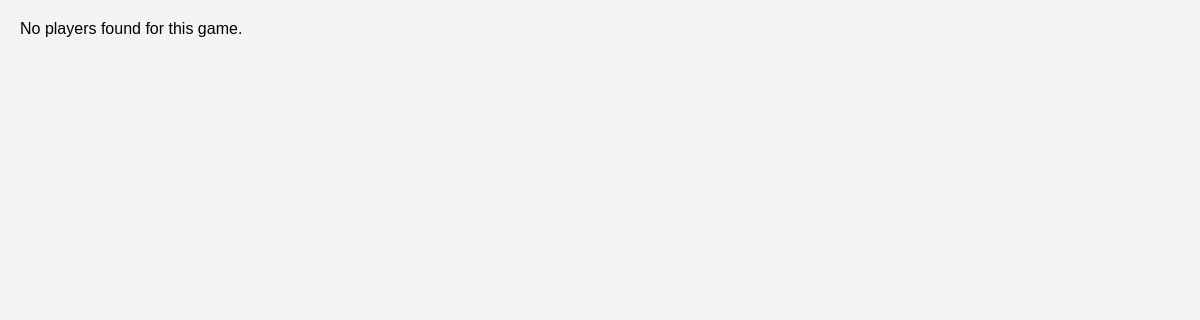
Before: /pages/games.php?title=God+of+War with the older database file.
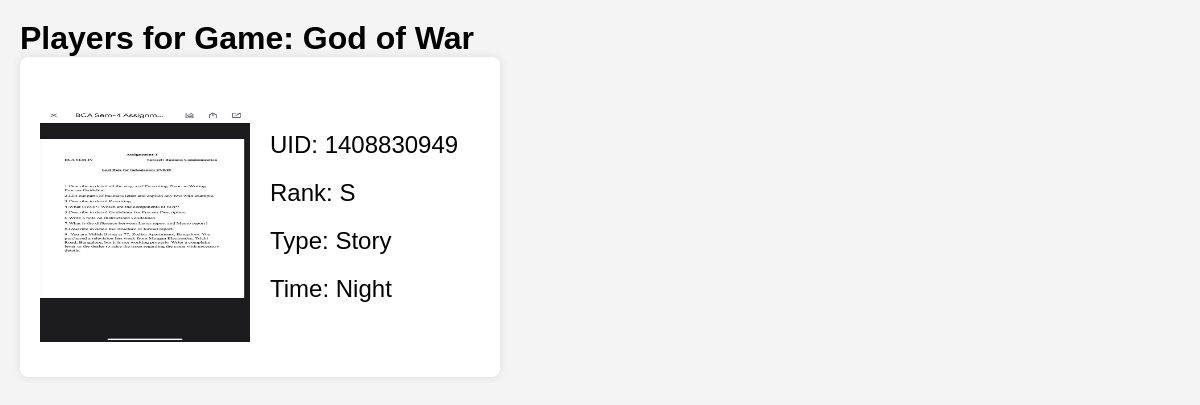
After: the same page with the newer database file.
### tables this page shows
CREATE TABLE `players` (
  `player_id` int(11) NOT NULL,
  `profile_image` varchar(255) NOT NULL,
  `game_id` int(11) NOT NULL,
  `uid` varchar(255) NOT NULL,
  `rank` varchar(255) NOT NULL,
  `type` varchar(255) NOT NULL,
  `time` varchar(255) NOT NULL
);

### pages/games.php (the view, shortened to what this page needs)
<?php
$servername = "localhost";
$username = "root";
$password = "";
$dbname = "gamers_profile";
$conn = new mysqli($servername, $username, $password, $dbname);
$game_title = isset($_GET['title']) ? $_GET['title'] : '';
if ($game_title) {
    $sql = "SELECT players.profile_image, players.uid, players.rank, players.type, players.time, games.title
            FROM players
            JOIN games ON players.game_id = games.id
            WHERE games.title = ?";
    $stmt = $conn->prepare($sql);
    $stmt->bind_param("s", $game_title);
    $stmt->execute();
    $result = $stmt->get_result();
    if ($result->num_rows > 0) {
        echo "<h1>Players for Game: " . htmlspecialchars($game_title) . "</h1>";
        echo "<div class='players-container'>";
        while ($row = $result->fetch_assoc()) {
            echo "<div class='player-box'>";
            echo "<img src='../assets/" . htmlspecialchars($row['profile_image']) . "' alt='Profile Image'>";
            echo "<div class='player-details'>";
            echo "<p>UID: " . htmlspecialchars($row['uid']) . "</p>";
            echo "<p>Rank: " . htmlspecialchars($row['rank']) . "</p>";
            echo "<p>Type: " . htmlspecialchars($row['type']) . "</p>";
            echo "<p>Time: " . htmlspecialchars($row['time']) . "</p>";
            echo "</div>";
            echo "</div>";
        }
        echo "</div>";
    } else {
        echo "<p>No players found for this game.</p>";
    }
} else {
    echo "<p>Invalid game title.</p>";
}
?>
<!DOCTYPE html>
<html lang="en">
<head>
</head>
<body>
</body>
</html>

Changed rows visible on the page:
added players: profile_image (picture), uid "1408830949", rank "S", type "Story", time "Night"
Other visible differences:
$game_title: (not shown) → "God of War"
text no longer shown: "No players found for this game."
text now shown: "Players for Game:"
